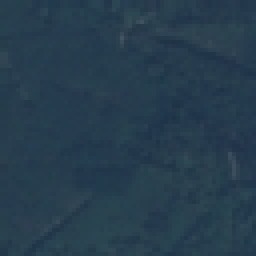
#> input picture Lab 2/Forest_1.jpg, 64 x 64 px (shown 4 times larger)
$ jupyter execute --allow-errors 9202395_9202405.ipynb
#> lines starting #> are read from the running program, lines starting #| are printed output that depends on the picture
## Student Information

Please enter the names and IDs of the two students below:

1. **Name**: Peter Atef
   **ID**: `9202395`

2. **Name**: Beshoy Morad
   **ID**: `9202405`

## Students Instructions

This is your first graded lab assignment, as you put the work you have studied in the lectures in action, please take this opportunity to enhance your understanding of the concepts and hone your skills. As you work on your assignment, please keep the following instructions in mind:

- Clearly state your personal information where indicated.
- Be ready with your work before the time of the next discussion slot in the schedule.
- Plagiarism will be met with penalties, refrain from copying any answers to make the most out of the assignment. If any signs of plagiarism are detected, actions will be taken.
- It is acceptable to share the workload of the assignment bearing the discussion in mind.
- Feel free to [reach out](mailto:cmpsy27@gmail.com) if there were any ambiguities.

## Installation Instructions

In this lab assignment, we require additional Python libraries for scientific mathematics, particularly in the context of machine learning (ML) and satellite image analysis. To fulfill these requirements, we need to install Scikit-learn and Scikit-image.
1. Install Scikit-learn
Scikit-learn (Sklearn) is a powerful Python library for ML tasks, offering various algorithms for classification, regression, clustering, and model evaluation. It is extensively used for analyzing satellite imagery, enabling tasks such as land cover classification and environmental parameter prediction. On the other hand, Scikit-image (Skimage) provides comprehensive tools for image processing and computer vision, facilitating tasks such as image preprocessing, feature extraction, and segmentation. These libraries are essential for extracting valuable insights from satellite images and conducting advanced analysis in scientific computing and research domains.
```bash
pip install scikit-learn scikit-image
```

[cell 1]
##Import all needed libraries
import numpy as np
from sklearn import cluster
import matplotlib.pyplot as plt
from mpl_toolkits.mplot3d import Axes3D
from sklearn.decomposition import PCA
from sklearn.preprocessing import StandardScaler
from skimage import io

'''
##The dataset is loaded to your GDrive so need to be mounted
from google.colab import drive
drive.mount('/content/drive')
'''

The PCA (Principal Component Analysis) algorithm, found within the `sklearn.decomposition` module, is widely utilized in machine learning for reducing the dimensionality of datasets. Its primary goal is to identify essential patterns or structures within the data.

In the realm of image processing, PCA serves to decrease the dimensionality of images by extracting a smaller set of features that capture the majority of the original data's variation. This becomes particularly beneficial as images often contain numerous pixels, posing challenges in data analysis and visualization.

Functioning by determining new coordinate systems that effectively encapsulate the data's variance, PCA identifies these coordinates as principal components. Each principal component sequentially captures varying degrees of data variance, enabling the reduction of data dimensionality while preserving significant information by retaining only the most informative principal components.

## R1- Apply PCA to RGB image

To implement PCA on an RGB image, the following steps are undertaken:

- **Convert the image to a 2D array of pixel values**: Begin by converting the RGB image into a two-dimensional array of pixel values. Each row of the array represents a pixel, and each column represents a color channel (R, G, B).

- **Scale the data to have zero mean and unit variance along each feature (channel) axis**: This step is crucial for ensuring that each color channel contributes equally to the PCA analysis. Scaling the data to have zero mean and unit variance along each feature axis helps in standardizing the range of values across different channels, preventing any single channel from dominating the analysis.

- **Perform PCA with 3 components using scikit-learn**: Utilize the scikit-learn library to perform Principal Component Analysis with three components. The choice of three components is made to retain sufficient information while reducing the dimensionality of the data. This decision aims to strike a balance between capturing significant variance and avoiding overfitting.

### Requirements

- Plot the Eigen Vectors in 3D.
- Remove the least significant principal component.
- Plot the most significant eigen vectors in 2D.
- State the percentage of variance covered and provide commentary on its significance.

[cell 2]
# Requirement 1

# TODO: Load the JPG image "Forest_1.jpg"
image = io.imread("Forest_1.jpg")
#> image is the input picture: shape (64, 64, 3); mean R, G, B 38.9, 61.1, 77.6

# TODO: Convert the image to a 2D array of pixel values
pixels = image.reshape(-1, 3)

# TODO: Scale the data to have zero mean and unit variance along each feature axis.
scaler = StandardScaler()
scaled_pixels = scaler.fit_transform(pixels)

# TODO: Perform PCA with 3 components
pca = PCA(n_components=3)
pca.fit(scaled_pixels)

# TODO: Screen plot of the eigen vectors
fig = plt.figure()
ax = fig.add_subplot(111, projection='3d')
origin = [0, 0, 0]
for i, component in enumerate(pca.components_):
    ax.quiver(*origin, *component, color='r', length=3)
ax.set_xlabel('PC1')
ax.set_ylabel('PC2')
ax.set_zlabel('PC3')
plt.title('Principal Components in 3D')
plt.show()
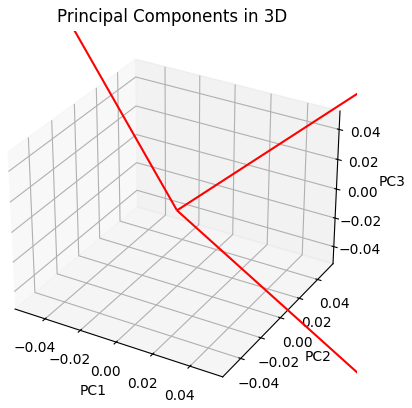
#> figure drawn by matplotlib, 1 panel

print("Values Before\n============")
print("Covariance Matrix:")
print(pca.get_covariance())
print("\nEigenvalues:")
print(pca.explained_variance_)
print("\nEigenvectors:")
print(pca.components_)

# Plot the scree plot of the eigenvalue ratios
explained_variance_ratio = pca.explained_variance_ratio_
plt.plot(np.arange(1, len(explained_variance_ratio) + 1), explained_variance_ratio, marker='o', linestyle='-')
plt.xlabel('Principal Component')
plt.ylabel('Proportion of Variance Explained')
plt.title('Scree Plot of Eigenvalue Ratios')
plt.grid(True)
plt.show()
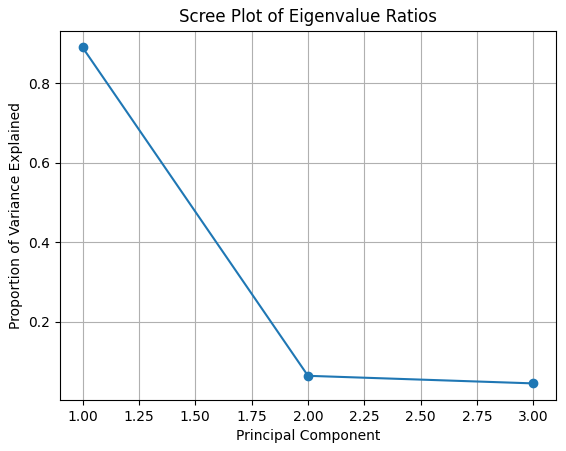
#> figure drawn by matplotlib, 1 panel

# TODO: Remove the lowest unimportant PC
pca.n_components = 2
reduced_pixels = pca.fit_transform(scaled_pixels)
#> reduced_pixels = 4096 pairs, first value -4.89 to 13.03, second value -1.41 to 1.59

# Plot the most significant eigen vectors in 2D
fig = plt.figure()
ax = fig.add_subplot(111)
origin = [0, 0, 0]
ax.plot([0, pca.components_[0, 0]], [0, pca.components_[0, 1]], marker='o', label='PC1')
ax.plot([0, pca.components_[1, 0]], [0, pca.components_[1, 1]], marker='o', label='PC2')
ax.set_xlabel('PC1')
ax.set_ylabel('PC2')
plt.title('Principal Components in 2D')
plt.show()
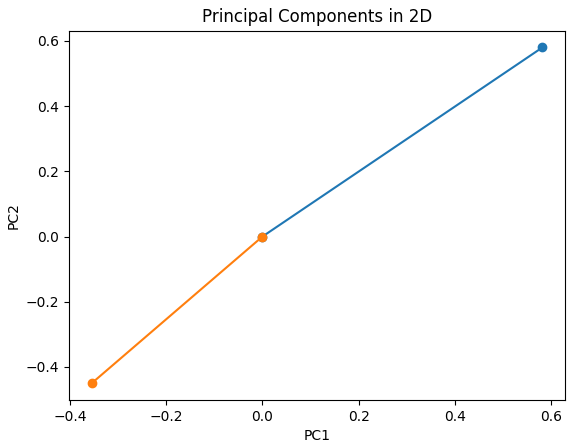
#> figure drawn by matplotlib, 1 panel

# Calculate the percentage of variance covered
variance_covered = sum(pca.explained_variance_ratio_) * 100
print("Percentage of variance covered:", variance_covered)

# TODO: Print the covariance matrix, eigenvalues, and eigen vectors and comment on the result.
print("\nValues After\n============")
print("Covariance Matrix:")
print(np.cov(reduced_pixels.T))
#| [[2.67079057e+00 2.14290666e-16]
#|  [2.14290666e-16 1.93586583e-01]]
print("\nEigenvalues:")
print(pca.explained_variance_)
print("\nEigenvectors:")
print(pca.components_)

# Commentary on the result
# The first principal component now explains most of the variance, while the second captures less.
# The eigenvectors remain unchanged as they represent the directions of maximum variance in the original feature space.
# The values of the covariance matrix after the reduction are smaller (almost zeros) because there are no correlation between the features

# Reconstruct the image using the reduced pixel values
reconstructed_pixels = pca.inverse_transform(reduced_pixels)
reconstructed_pixels = scaler.inverse_transform(reconstructed_pixels)
reconstructed_image = reconstructed_pixels.reshape(image.shape).astype(np.uint8)

# Plot the original and reconstructed images
plt.figure(figsize=(10, 5))

plt.subplot(1, 2, 1)
plt.imshow(image)
plt.title('Original Image')
plt.axis('off')

plt.subplot(1, 2, 2)
plt.imshow(reconstructed_image)
plt.title('Reconstructed Image')
plt.axis('off')

plt.show()
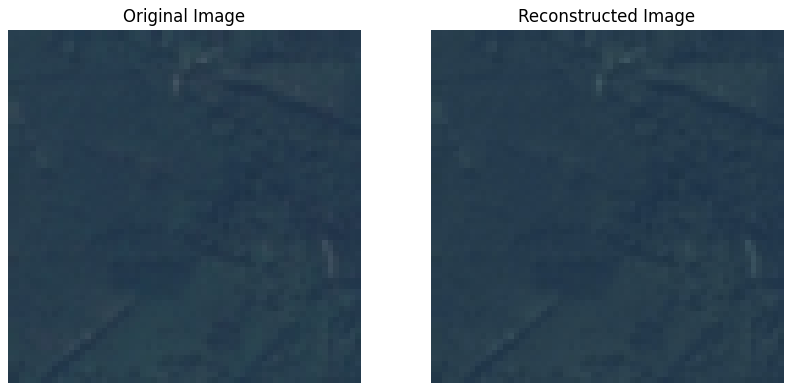
#> figure drawn by matplotlib, 2 panels
